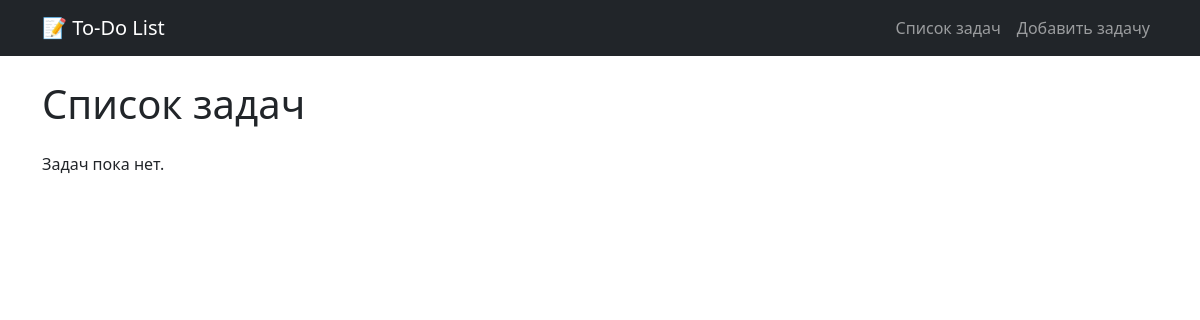
The app's page /, older data.
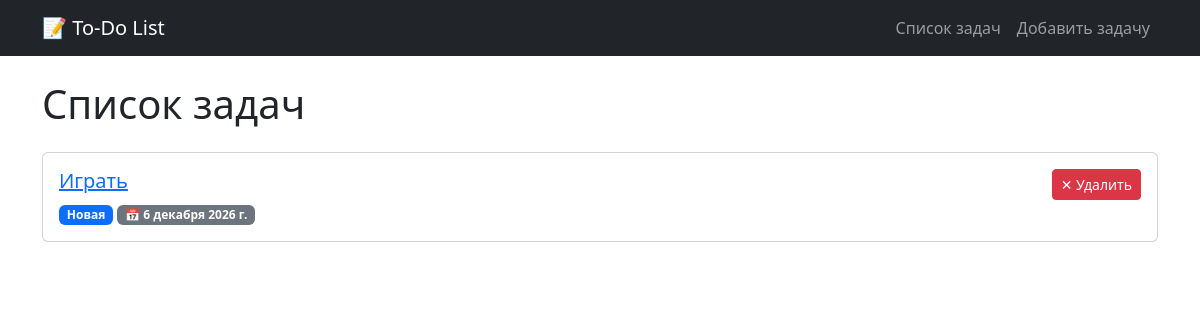
The same page, newer data.
### webapp/models.py (models this page shows, shortened)
class Task(models.Model):
    description = models.TextField(verbose_name='Описание')
    detailed_description = models.TextField(
        verbose_name='Подробное описание',
        blank=True,
        null=True
    )
    status = models.CharField(
        max_length=20,
        choices=STATUS_CHOICES,
        default='new',
        verbose_name='Статус'
    )
    due_date = models.DateField(
        null=True,
        blank=True,
        verbose_name='Дата выполнения'
    )
    created_at = models.DateTimeField(auto_now_add=True)
    updated_at = models.DateTimeField(auto_now=True)
    class Meta:
        verbose_name = 'Задача'
        verbose_name_plural = 'Задачи'

### webapp/views.py (the view)
# urls.py: path('', views.task_list_view, name='task_list'),
def task_list_view(request):
    tasks = Task.objects.all().order_by('-created_at')
    return render(request, 'webapp/task_list.html', {'tasks': tasks})

### webapp/templates/webapp/task_list.html (shortened to what this page needs)
{% extends 'webapp/base.html' %}
{% block content %}
<h1 class="mb-4">Список задач</h1>
{% if tasks %}
    {% for task in tasks %}
    <div class="card mb-3">
        <div class="card-body">
            <div class="d-flex justify-content-between align-items-start">
                <div>
                    <h5>
                        <a href="{% url 'task_detail' task.pk %}">{{ task.description }}</a>
                    </h5>
                    <span class="badge {% if task.status == 'new' %}bg-primary{% elif task.status == 'in_progress' %}bg-warning{% else %}bg-success{% endif %}">
                        {{ task.get_status_display }}
                    </span>
                    {% if task.due_date %}
                    <span class="badge bg-secondary">📅 {{ task.due_date }}</span>
                    {% endif %}
                </div>
                <form method="post" action="{% url 'task_delete' task.pk %}">
                    <button type="submit" class="btn btn-danger btn-sm">✕ Удалить</button>
                </form>
            </div>
        </div>
    </div>
    {% endfor %}
{% else %}
    <p>Задач пока нет.</p>
{% endif %}
{% endblock %}

### webapp/templates/webapp/base.html (shortened to what this page needs)
<!DOCTYPE html>
<html lang="ru">
<head>
    <link href="https://cdn.jsdelivr.net/npm/bootstrap@5.3.0/dist/css/bootstrap.min.css" rel="stylesheet">
</head>
<body>
    <nav class="navbar navbar-expand-lg navbar-dark bg-dark mb-4">
        <div class="container">
            <a class="navbar-brand" href="{% url 'task_list' %}">📝 To-Do List</a>
            <div class="navbar-nav">
                <a class="nav-link" href="{% url 'task_list' %}">Список задач</a>
                <a class="nav-link" href="{% url 'task_create' %}">Добавить задачу</a>
            </div>
        </div>
    </nav>
    <div class="container">
        {% block content %}{% endblock %}
    </div>
</body>
</html>

Row changes from the older to the newer data that the page shows:
added Task: description "Играть", status "Новая", due_date "6 декабря 2026 г."
Text that changed along with them:
text no longer shown: "Задач пока нет."
